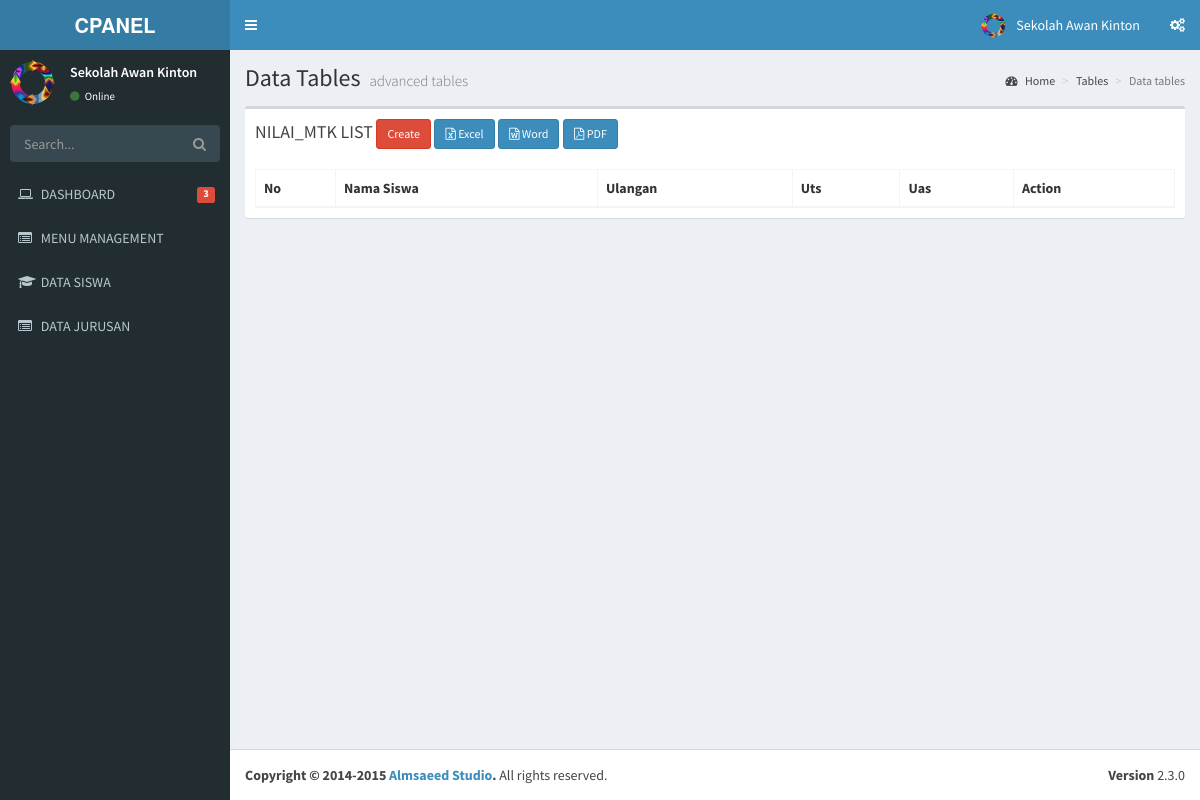
Page /index.php/nilai_mtk on the earlier database version.
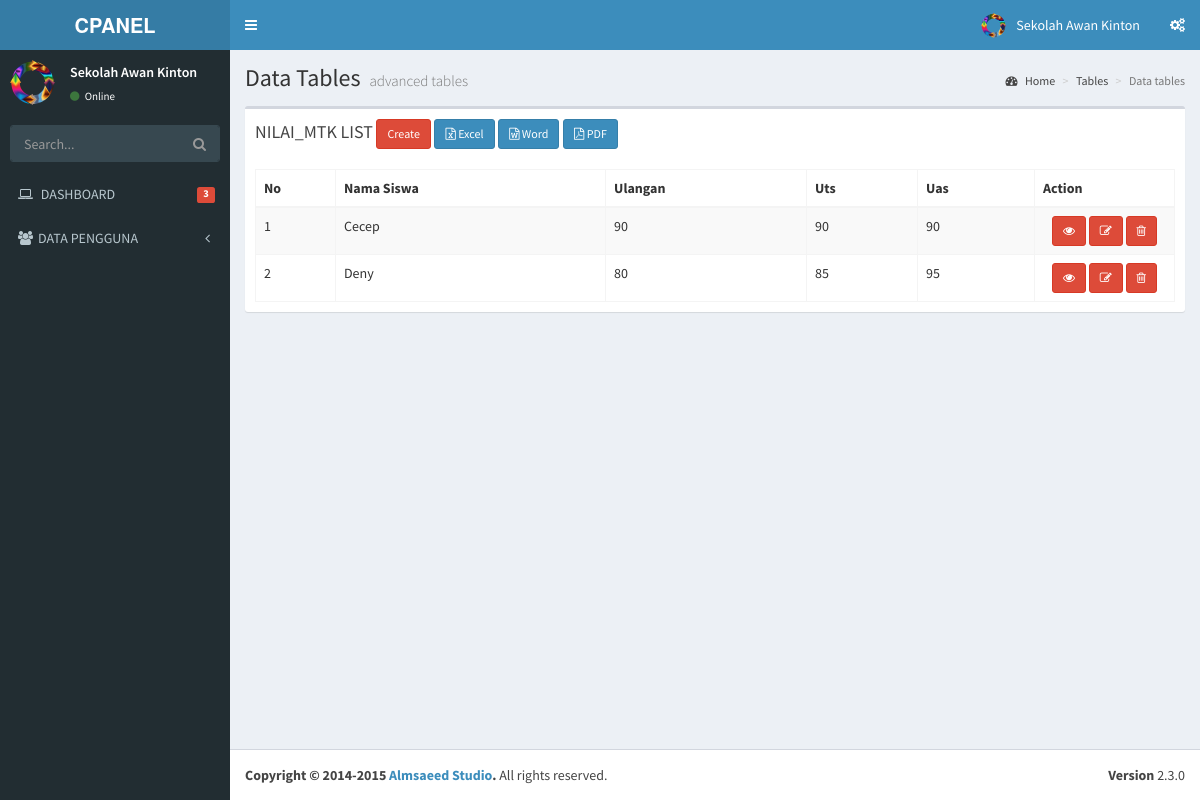
Same page on the later database version.
### tables this page shows
CREATE TABLE `menu` (
  `id` int(11) NOT NULL,
  `name` varchar(50) NOT NULL,
  `link` varchar(50) NOT NULL,
  `icon` varchar(30) NOT NULL,
  `is_active` int(1) NOT NULL,
  `is_parent` int(1) NOT NULL
);

CREATE TABLE `nilai_mtk` (
  `id` int(11) NOT NULL,
  `nama_siswa` varchar(50) NOT NULL,
  `ulangan` int(11) DEFAULT NULL,
  `uts` int(11) DEFAULT NULL,
  `uas` int(11) DEFAULT NULL
);

CREATE TABLE `siswa` (
  `id` int(11) NOT NULL,
  `nama` varchar(50) NOT NULL,
  `id_jurusan` int(11) NOT NULL
);

### application/libraries/Template.php (called while the page is built)
<?php if ( ! defined('BASEPATH')) exit('No direct script access allowed');
class Template {
		var $template_data = array();
		function set($name, $value)
		{
			$this->template_data[$name] = $value;
		}
		function load($template = '', $view = '' , $view_data = array(), $return = FALSE)
		{
			$this->CI =& get_instance();
			$this->set('contents', $this->CI->load->view($view, $view_data, TRUE));
			return $this->CI->load->view($template, $this->template_data, $return);
		}
}

### application/controllers/Nilai_mtk.php (called while the page is built, shortened)
<?php
class Nilai_mtk extends CI_Controller
{
    public function index()
    {
        $nilai_mtk = $this->Nilai_mtk_model->get_all_query();
        $data = array(
            'nilai_mtk_data' => $nilai_mtk
        );
        $this->template->load('template','nilai_mtk_list', $data);
    }
}

### index.php (called while the page is built, shortened)
<?php
require_once BASEPATH.'core/CodeIgniter.php';

### application/models/Nilai_mtk_model.php (called while the page is built, shortened)
<?php
class Nilai_mtk_model extends CI_Model
{
    function get_all_query(){
        $sql = "SELECT s.id, m.nama, s.ulangan, s.uts, s.uas
                FROM nilai_mtk as s, siswa as m
                WHERE s.id = m.id";
        return $this->db->query($sql)->result();
    }
}

### application/views/nilai_mtk_list.php (the view, shortened to what the changed rows need)
     <section class='content'>
       <div class='row'>
         <div class='col-xs-12'>
           <div class='box'>
             <div class='box-body'>
     <table class="table table-bordered table-striped" id="mytable">
         <thead>
             <tr>
                 <th width="80px">No</th>
   <th>Nama Siswa</th>
   <th>Ulangan</th>
   <th>Uts</th>
   <th>Uas</th>
   <th>Action</th>
             </tr>
         </thead>
  <tbody>
         <?php
         $start = 0;
         foreach ($nilai_mtk_data as $nilai_mtk)
         {
             ?>
             <tr>
   <td><?php echo ++$start ?></td>
   <td><?php echo $nilai_mtk->nama ?></td>
   <td><?php echo $nilai_mtk->ulangan ?></td>
   <td><?php echo $nilai_mtk->uts ?></td>
   <td><?php echo $nilai_mtk->uas ?></td>
   <td style="text-align:center" width="140px">
<?php
echo anchor(site_url('nilai_mtk/read/'.$nilai_mtk->id),'<i class="fa fa-eye"></i>',array('title'=>'detail','class'=>'btn btn-danger btn-sm'));
echo anchor(site_url('nilai_mtk/update/'.$nilai_mtk->id),'<i class="fa fa-pencil-square-o"></i>',array('title'=>'edit','class'=>'btn btn-danger btn-sm'));
echo anchor(site_url('nilai_mtk/delete/'.$nilai_mtk->id),'<i class="fa fa-trash-o"></i>','title="delete" class="btn btn-danger btn-sm" onclick="javasciprt: return confirm(\'Are You Sure ?\')"');
?>
   </td>
      </tr>
             <?php
         }
         ?>
         </tbody>
     </table>
                 </div>
           </div>
         </div>
       </div>
     </section>

### application/views/template.php (shortened to what the changed rows need)
<!DOCTYPE html>
<html>
    <head>
        <link rel="stylesheet" href="<?php echo base_url() ?>template/bootstrap/css/bootstrap.min.css">
        <link rel="stylesheet" href="<?php echo base_url() ?>template/font-awesome-4.4.0/css/font-awesome.min.css">
        <link rel="stylesheet" href="<?php echo base_url() ?>template/ionicons-2.0.1/css/ionicons.min.css">
        <link rel="stylesheet" href="<?php echo base_url() ?>template/plugins/datatables/dataTables.bootstrap.css">
        <link rel="stylesheet" href="<?php echo base_url() ?>template/dist/css/AdminLTE.min.css">
        <link rel="stylesheet" href="<?php echo base_url() ?>template/dist/css/skins/_all-skins.min.css">
    </head>
    <body class="hold-transition skin-blue sidebar-mini">
        <div class="wrapper">
            <aside class="main-sidebar">
                <section class="sidebar">
                    <ul class="sidebar-menu">
                        <?php
                        $menu = $this->db->get_where('menu', array('is_parent' => 0,'is_active'=>1));
                        foreach ($menu->result() as $m) {
                            $submenu = $this->db->get_where('menu',array('is_parent'=>$m->id,'is_active'=>1));
                            if($submenu->num_rows()>0){
                                echo "<li class='treeview'>
                                    ".anchor('#',  "<i class='$m->icon'></i>".strtoupper($m->name).' <i class="fa fa-angle-left pull-right"></i>')."
                                        <ul class='treeview-menu'>";
                                   echo"</ul>
                                    </li>";
                            }else{
                                echo "<li>" . anchor($m->link, "<i class='$m->icon'></i> <span>" . strtoupper($m->name)) . "</span></li>";
                            }
                        }
                        ?>
                    </ul>
                </section>
            </aside>
            <div class="content-wrapper">
                <section class="content-header">
                    <h1>
                        Data Tables
                        <small>advanced tables</small>
                    </h1>
                </section>
                <?php
                echo $contents;
                ?>
            </div>
        </div>
    </body>
</html>

Differences in the rows shown:
removed menu: link+icon+name "MENU MANAGEMENT"
removed menu: link+icon+name "DATA SISWA"
removed menu: link+icon+name "DATA JURUSAN"
added menu: icon+name "DATA PENGGUNA"
added nilai_mtk: siswa.nama "Cecep", ulangan "90", uts "90", uas "90"
added nilai_mtk: siswa.nama "Deny", ulangan "80", uts "85", uas "95"
